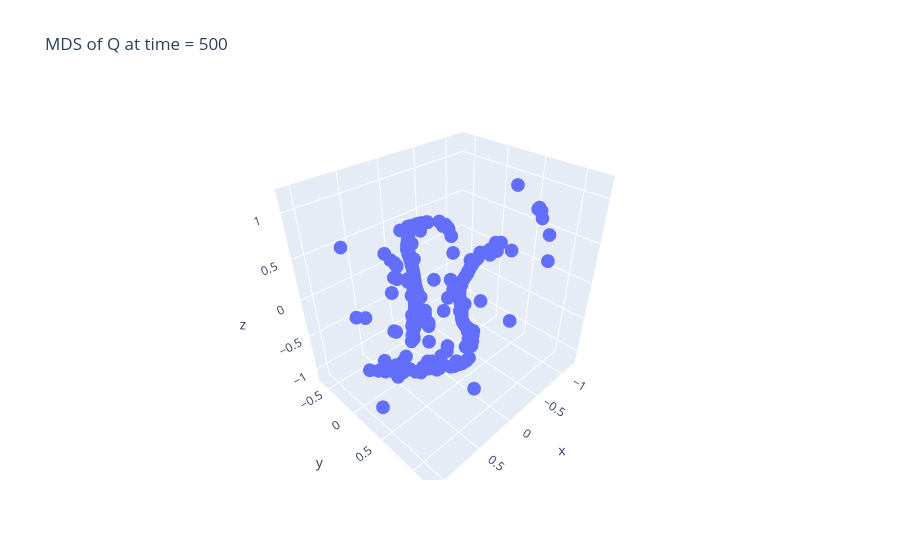

Source (notebook cell):
### Code cell
import plotly.express as px

fig = px.scatter_3d(
    title=f"MDS of Q at time = {time}",
    x=Q_proj_mds[:,0],
    y=Q_proj_mds[:,1],
    z=Q_proj_mds[:,2],
    hover_name=np.arange(len(Q_proj_mds)),
)

fig.show()

### Figure 1 — Plotly figure (JSON) as saved in the notebook; plotly's stock layout.template omitted (floating-point values rounded to 4 significant figures; data arrays with more than 128 entries replaced by an {"elided": "..."} marker saying what was removed)
{"data": [{"hovertemplate": "<b>%{hovertext}</b><br><br>x=%{x}<br>y=%{y}<br>z=%{z}<extra></extra>", "hovertext": {"elided": "2501 float values"}, "legendgroup": "", "marker": {"color": "#636efa", "symbol": "circle"}, "mode": "markers", "name": "", "scene": "scene", "showlegend": false, "type": "scatter3d", "x": {"elided": "2501 float values"}, "y": {"elided": "2501 float values"}, "z": {"elided": "2501 float values"}}], "layout": {"legend": {"tracegroupgap": 0}, "scene": {"domain": {"x": [0, 1], "y": [0, 1]}, "xaxis": {"title": {"text": "x"}}, "yaxis": {"title": {"text": "y"}}, "zaxis": {"title": {"text": "z"}}}, "title": {"text": "MDS of Q at time = 500"}}}
